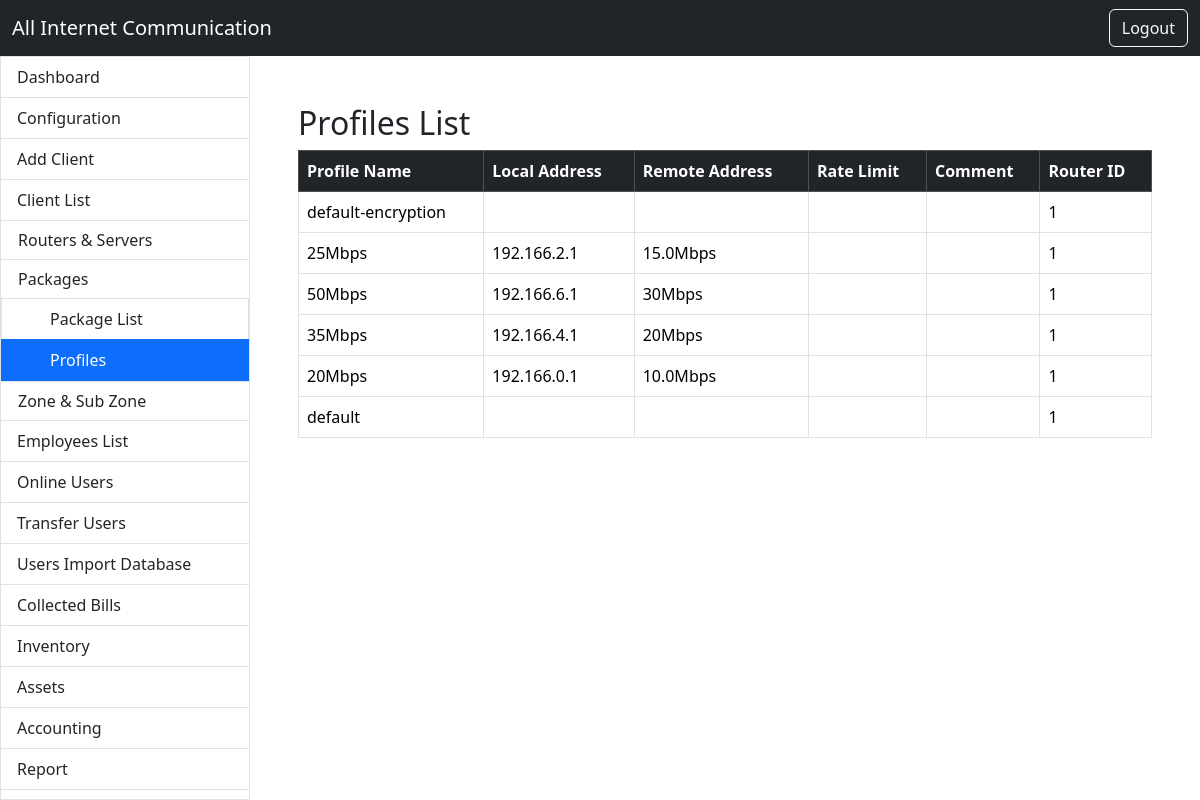
Screenshot of /profiles/list_profiles.php with the database file from the repository.
### tables this page shows
CREATE TABLE `profiles` (
  `id` int NOT NULL,
  `router_id` int NOT NULL,
  `profile_name` varchar(100) NOT NULL,
  `local_address` varchar(100) DEFAULT NULL,
  `remote_address` varchar(100) DEFAULT NULL,
  `rate_limit` varchar(100) DEFAULT NULL,
  `comment` varchar(255) DEFAULT NULL,
  `created_at` timestamp NULL DEFAULT CURRENT_TIMESTAMP,
  `updated_at` timestamp NULL DEFAULT CURRENT_TIMESTAMP ON UPDATE CURRENT_TIMESTAMP,
  `dns_servers` varchar(255) DEFAULT NULL
);

### profiles/list_profiles.php (the view, shortened to what this page needs)
<?php
require_once '../includes/db.php';
require_once '../includes/header.php';
require_once '../includes/sidebar.php';
?>
<div class="container p-4">
    <h2>Profiles List</h2>
    <table class="table table-bordered">
        <thead class="table-dark">
            <tr>
                <th>Profile Name</th>
                <th>Local Address</th>
                <th>Remote Address</th>
                <th>Rate Limit</th>
                <th>Comment</th>
                <th>Router ID</th>
            </tr>
        </thead>
        <tbody>
            <?php
            $profiles = $conn->query("SELECT * FROM profiles ORDER BY id DESC");
            while ($p = $profiles->fetch_assoc()):
            ?>
                <tr>
                    <td><?= htmlspecialchars($p['profile_name']) ?></td>
                    <td><?= htmlspecialchars($p['local_address']) ?></td>
                    <td><?= htmlspecialchars($p['remote_address']) ?></td>
                    <td><?= htmlspecialchars($p['rate_limit']) ?></td>
                    <td><?= htmlspecialchars($p['comment']) ?></td>
                    <td><?= $p['router_id'] ?></td>
                </tr>
            <?php endwhile; ?>
        </tbody>
    </table>
</div>
<?php require_once '../includes/footer.php'; ?>

### rows the page displays
profiles: profile_name "default-encryption", router "1"
profiles: profile_name "25Mbps", local_address "192.166.2.1", remote_address "15.0Mbps", router "1"
profiles: profile_name "50Mbps", local_address "192.166.6.1", remote_address "30Mbps", router "1"
profiles: profile_name "35Mbps", local_address "192.166.4.1", remote_address "20Mbps", router "1"
profiles: profile_name "20Mbps", local_address "192.166.0.1", remote_address "10.0Mbps", router "1"
profiles: profile_name "default", router "1"
